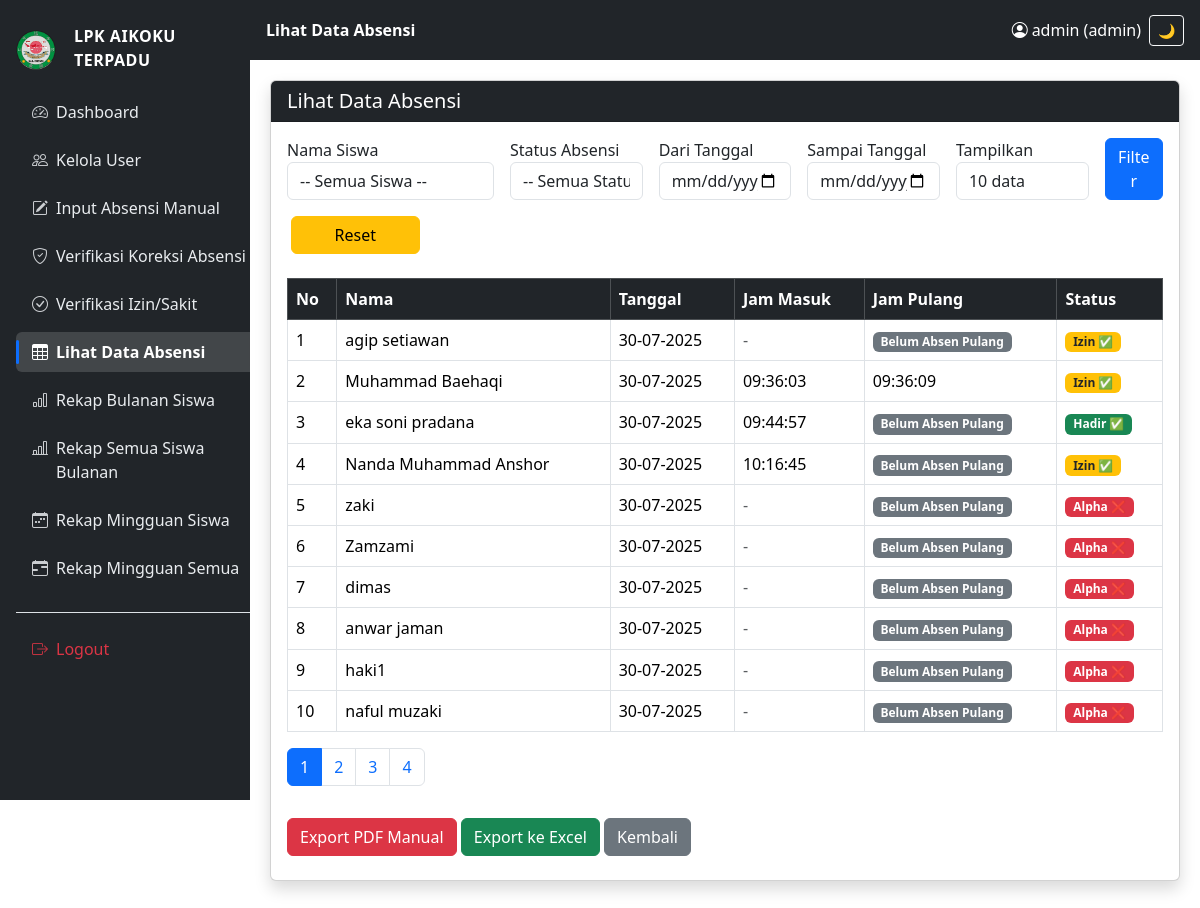
Screenshot of /absensi/data_absensi.php (signed in) with the database file from the repository.
### tables this page shows
CREATE TABLE `tb_absensi` (
  `id_absen` int(11) NOT NULL,
  `id_pengguna` int(11) DEFAULT NULL,
  `tanggal` date DEFAULT NULL,
  `jam_masuk` time DEFAULT NULL,
  `jam_pulang` time DEFAULT NULL,
  `keterangan` enum('Hadir','Izin','Sakit','Alpha') DEFAULT 'Hadir'
);

CREATE TABLE `tb_pengguna` (
  `id_pengguna` int(11) NOT NULL,
  `nama_lengkap` varchar(100) DEFAULT NULL,
  `username` varchar(50) DEFAULT NULL,
  `email` varchar(100) DEFAULT NULL,
  `password` varchar(255) DEFAULT NULL,
  `role` enum('admin','siswa') DEFAULT 'siswa',
  `tanggal_dibuat` datetime DEFAULT current_timestamp()
);

CREATE TABLE `tb_pengajuan_izin` (
  `id_pengajuan` int(11) NOT NULL,
  `id_pengguna` int(11) DEFAULT NULL,
  `tanggal` date DEFAULT NULL,
  `jenis` enum('Izin','Sakit') DEFAULT NULL,
  `alasan` text DEFAULT NULL,
  `status` enum('Menunggu','Diterima','Ditolak') DEFAULT 'Menunggu'
);

### absensi/data_absensi.php (the view, shortened to what this page needs)
<?php
include '../includes/config.php';
$nama_filter = $_GET['id_pengguna'] ?? '';
$tgl_awal = $_GET['tgl_awal'] ?? '';
$tgl_akhir = $_GET['tgl_akhir'] ?? '';
$status_filter = $_GET['status'] ?? '';
$limit = isset($_GET['limit']) ? (int) $_GET['limit'] : 10;
$page = isset($_GET['page']) ? (int) $_GET['page'] : 1;
$offset = ($page - 1) * $limit;
$sql = "SELECT a.*, p.nama_lengkap
        FROM tb_absensi a
        JOIN tb_pengguna p ON a.id_pengguna = p.id_pengguna
        WHERE 1";
$sql .= " ORDER BY a.tanggal DESC LIMIT $limit OFFSET $offset";
$data_absensi = mysqli_query($koneksi, $sql);
$sql_total = "SELECT COUNT(*) as total
              FROM tb_absensi a
              JOIN tb_pengguna p ON a.id_pengguna = p.id_pengguna
              WHERE 1";
$total_result = mysqli_query($koneksi, $sql_total);
$total_data = mysqli_fetch_assoc($total_result)['total'];
$total_pages = ceil($total_data / $limit);
?>
<!DOCTYPE html>
<html lang="id">
<head>
    <link rel="stylesheet" href="https://cdn.jsdelivr.net/npm/bootstrap@5.3.0/dist/css/bootstrap.min.css">
</head>
<body>
    <?php include '../includes/sidebar.php'; ?>
    <div class="content container">
        <div class="card shadow mb-4">
            <div class="card-header bg-dark text-white">
                <h5 class="mb-0">Lihat Data Absensi</h5>
            </div>
            <div class="card-body">
                <form method="GET" class="row g-3 mb-4">
                    <div class="col-md-3">
                        <label>Nama Siswa</label>
                        <select name="id_pengguna" class="form-control">
                            <option value="">-- Semua Siswa --</option>
                        </select>
                    </div>
                    <div class="col-md-2">
                        <label>Status Absensi</label>
                        <select name="status" class="form-control">
                            <option value="">-- Semua Status --</option>
                        </select>
                    </div>
                    <div class="col-md-2">
                        <label>Dari Tanggal</label>
                        <input type="date" name="tgl_awal" class="form-control" value="<?= $tgl_awal ?>">
                    </div>
                    <div class="col-md-2">
                        <label>Sampai Tanggal</label>
                        <input type="date" name="tgl_akhir" class="form-control" value="<?= $tgl_akhir ?>">
                    </div>
                    <div class="col-md-2">
                        <label>Tampilkan</label>
                        <select name="limit" class="form-control">
                            <?php foreach ([5, 10, 20, 50] as $opt): ?>
                                <option value="<?= $opt ?>" <?= ($limit == $opt) ? 'selected' : '' ?>><?= $opt ?> data</option>
                            <?php endforeach; ?>
                        </select>
                    </div>
                    <div class="col-md-1 d-flex align-items-end">
                        <button class="btn btn-primary w-100">Filter</button>
                    </div>
                    <div class="col-md-2 d-flex align-items-end">
                        <a href="data_absensi.php" class="btn btn-warning w-100 ms-1">Reset</a>
                    </div>
                </form>
                <div class="table-responsive">
                    <table class="table table-bordered">
                        <thead class="table-dark">
                            <tr>
                                <th>No</th>
                                <th>Nama</th>
                                <th>Tanggal</th>
                                <th>Jam Masuk</th>
                                <th>Jam Pulang</th>
                                <th>Status</th>
                            </tr>
                        </thead>
                        <tbody>
                            <?php
                            $no = $offset + 1;
                            while ($row = mysqli_fetch_assoc($data_absensi)): ?>
                                <tr>
                                    <td><?= $no++ ?></td>
                                    <td><?= $row['nama_lengkap'] ?></td>
                                    <td><?= date('d-m-Y', strtotime($row['tanggal'])) ?></td>
                                    <td>
                                        <?= $row['jam_masuk'] ? $row['jam_masuk'] : '<span class="text-muted">-</span>' ?>
                                    </td>
                                    <td>
                                        <?= $row['jam_pulang'] ? $row['jam_pulang'] : '<span class="badge bg-secondary">Belum Absen Pulang</span>' ?>
                                    </td>
                                    <td>
                                        <?php
                                        $tanggal = $row['tanggal'];
                                        $jamMasuk = strtotime($row['jam_masuk'] ?? '00:00:00');
                                        $batasTerlambat = strtotime('10:00:00');
                                        $cekIzin = mysqli_query($koneksi, "
                                            SELECT jenis FROM tb_pengajuan_izin
                                            WHERE id_pengguna = '{$row['id_pengguna']}'
                                            AND tanggal = '$tanggal'
                                            AND status = 'Diterima'
                                            ORDER BY id_pengajuan DESC LIMIT 1
                                        ");
                                        if (mysqli_num_rows($cekIzin) > 0) {
                                            $izin = mysqli_fetch_assoc($cekIzin);
                                            $jenis = htmlspecialchars($izin['jenis']);
                                            $warna = $jenis == 'Sakit' ? 'bg-info text-dark' : 'bg-warning text-dark';
                                            echo "<span class='badge $warna'>$jenis ✅</span>";
                                        } elseif ($row['keterangan'] == 'Alpha') {
                                            $cekKoreksi = mysqli_query($koneksi, "
                                            SELECT status FROM tb_koreksi_absen
                                            WHERE id_pengguna = '{$row['id_pengguna']}'
                                            AND tanggal = '$tanggal'
                                            ORDER BY id_koreksi DESC LIMIT 1
                                        ");
                                            if (mysqli_num_rows($cekKoreksi) > 0) {
                                                $kor = mysqli_fetch_assoc($cekKoreksi);
                                                if ($kor['status'] == 'Menunggu') {
                                                    echo '<span class="badge bg-warning text-dark">Menunggu Koreksi ⚠️</span>';
                                                } elseif ($kor['status'] == 'Disetujui') {
                                                    echo '<span class="badge bg-info text-dark">Koreksi Diterima 📝</span>';
                                                } else {
                                                    echo '<span class="badge bg-danger">Alpha ❌</span>';
                                                }
                                            } else {
                                                echo '<span class="badge bg-danger">Alpha ❌</span>';
                                            }
                                        } elseif (!empty($row['jam_masuk'])) {
                                            if ($row['keterangan'] == 'Hadir (Lupa Absen)') {
                                                echo '<span class="badge bg-info text-dark">Hadir (Lupa Absen) 📝</span>';
                                            } else {
                                                if ($jamMasuk > $batasTerlambat) {
                                                    echo '<span class="badge bg-warning text-dark">Terlambat ⏰</span>';
                                                } else {
                                                    echo '<span class="badge bg-success">Hadir ✅</span>';
                                                }
                                            }
                                        } elseif (empty($row['jam_masuk']) && $row['keterangan'] == '') {
                                            echo '<span class="badge bg-secondary">Belum Absen Masuk</span>';
                                        } elseif (!empty($row['jam_masuk']) && empty($row['jam_pulang'])) {
                                            echo '<span class="badge bg-secondary">Belum Absen Pulang</span>';
                                        } else {
                                            echo '<span class="badge bg-dark">-</span>';
                                        }
                                        ?>
                                    </td>
                                </tr>
                            <?php endwhile; ?>
                        </tbody>
                    </table>
                    <nav>
                        <ul class="pagination">
                            <?php for ($i = 1; $i <= $total_pages; $i++): ?>
                                <li class="page-item <?= ($i == $page) ? 'active' : '' ?>">
                                    <a class="page-link"
                                        href="?id_pengguna=<?= $nama_filter ?>&tgl_awal=<?= $tgl_awal ?>&tgl_akhir=<?= $tgl_akhir ?>&limit=<?= $limit ?>&status=<?= $status_filter ?>&page=<?= $i ?>">
                                        <?= $i ?>
                                    </a>
                                </li>
                            <?php endfor; ?>
                        </ul>
                    </nav>
                </div>
                <div class="mt-3">
                    <a href="export_pdf_manual.php" target="_blank" class="btn btn-danger mb-2">Export PDF Manual</a>
                    <a href="export_excel.php" class="btn btn-success mb-2">Export ke Excel</a>
                    <a href="../admin/dashboard_admin.php" class="btn btn-secondary mb-2">Kembali</a>
                </div>
            </div>
        </div>
    </div>
</body>
</html>

### absensi/data_absensi.php (style rules this page uses)
body { margin: 0; padding: 0; display: flex; }
.table-responsive { overflow-x: scroll !important; scrollbar-width: auto; }

### includes/sidebar.php (style rules this page uses)
html { overflow-x: hidden; }
body { margin: 0; padding: 0; overflow-x: hidden; }
.content { margin-left: 250px; padding: 80px 20px 20px; transition: margin-left 0.3s ease-in-out; }
.card { background-color: white; transition: background-color 0.2s ease-in-out; }

### rows the page displays
tb_absensi: id_pengguna.nama_lengkap "agip setiawan", tanggal "30-07-2025", shows "Belum Absen Pulang", tb_pengajuan_izin.jenis "Izin"
tb_absensi: id_pengguna.nama_lengkap "Muhammad Baehaqi", tanggal "30-07-2025", jam_masuk "09:36:03", jam_pulang "09:36:09", tb_pengajuan_izin.jenis "Izin"
tb_absensi: id_pengguna.nama_lengkap "eka soni pradana", tanggal "30-07-2025", jam_masuk "09:44:57", shows "Belum Absen Pulang", keterangan "Hadir ✅"
tb_absensi: id_pengguna.nama_lengkap "Nanda Muhammad Anshor", tanggal "30-07-2025", jam_masuk "10:16:45", shows "Belum Absen Pulang", tb_pengajuan_izin.jenis "Izin"
tb_absensi: id_pengguna.nama_lengkap "zaki", tanggal "30-07-2025", shows "Belum Absen Pulang", keterangan "Alpha ❌"
tb_absensi: id_pengguna.nama_lengkap "Zamzami", tanggal "30-07-2025", shows "Belum Absen Pulang", keterangan "Alpha ❌"
tb_absensi: id_pengguna.nama_lengkap "dimas", tanggal "30-07-2025", shows "Belum Absen Pulang", keterangan "Alpha ❌"
tb_absensi: id_pengguna.nama_lengkap "anwar jaman", tanggal "30-07-2025", shows "Belum Absen Pulang", keterangan "Alpha ❌"
tb_absensi: id_pengguna.nama_lengkap "haki1", tanggal "30-07-2025", shows "Belum Absen Pulang", keterangan "Alpha ❌"
tb_absensi: id_pengguna.nama_lengkap "naful muzaki", tanggal "30-07-2025", shows "Belum Absen Pulang", keterangan "Alpha ❌"

### other values shown
$judulHalaman "Lihat Data Absensi"
$_SESSION['username'] "admin"
$_SESSION['role'] "admin"
form field limit "10 data"
